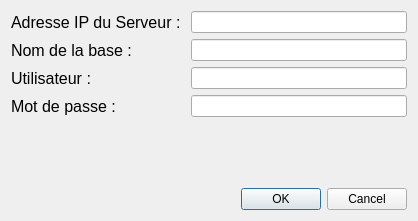
<?xml version="1.0" encoding="UTF-8"?>
<ui version="4.0">
 <class>connexion</class>
 <widget class="QDialog" name="connexion">
  <property name="geometry">
   <rect>
    <x>0</x>
    <y>0</y>
    <width>418</width>
    <height>221</height>
   </rect>
  </property>
  <property name="windowTitle">
   <string>Dialog</string>
  </property>
  <layout class="QVBoxLayout" name="verticalLayout">
   <item>
    <layout class="QFormLayout" name="formLayout">
     <item row="0" column="0">
      <widget class="QLabel" name="label">
       <property name="font">
        <font>
         <pointsize>12</pointsize>
        </font>
       </property>
       <property name="text">
        <string>Adresse IP du Serveur : </string>
       </property>
      </widget>
     </item>
     <item row="0" column="1">
      <widget class="QLineEdit" name="lineEditServeurIP"/>
     </item>
     <item row="2" column="0">
      <widget class="QLabel" name="label_2">
       <property name="font">
        <font>
         <pointsize>12</pointsize>
        </font>
       </property>
       <property name="text">
        <string>Nom de la base : </string>
       </property>
      </widget>
     </item>
     <item row="2" column="1">
      <widget class="QLineEdit" name="lineEditBase"/>
     </item>
     <item row="5" column="0">
      <widget class="QLabel" name="label_3">
       <property name="font">
        <font>
         <pointsize>12</pointsize>
        </font>
       </property>
       <property name="text">
        <string>Utilisateur :</string>
       </property>
      </widget>
     </item>
     <item row="5" column="1">
      <widget class="QLineEdit" name="lineEditUtilisateur"/>
     </item>
     <item row="7" column="0">
      <widget class="QLabel" name="label_4">
       <property name="font">
        <font>
         <pointsize>12</pointsize>
        </font>
       </property>
       <property name="text">
        <string>Mot de passe :</string>
       </property>
      </widget>
     </item>
     <item row="7" column="1">
      <widget class="QLineEdit" name="lineEditPassword"/>
     </item>
    </layout>
   </item>
   <item>
    <widget class="QDialogButtonBox" name="buttonBox">
     <property name="orientation">
      <enum>Qt::Horizontal</enum>
     </property>
     <property name="standardButtons">
      <set>QDialogButtonBox::Cancel|QDialogButtonBox::Ok</set>
     </property>
    </widget>
   </item>
  </layout>
 </widget>
 <resources/>
 <connections>
  <connection>
   <sender>buttonBox</sender>
   <signal>accepted()</signal>
   <receiver>connexion</receiver>
   <slot>accept()</slot>
   <hints>
    <hint type="sourcelabel">
     <x>248</x>
     <y>254</y>
    </hint>
    <hint type="destinationlabel">
     <x>157</x>
     <y>274</y>
    </hint>
   </hints>
  </connection>
  <connection>
   <sender>buttonBox</sender>
   <signal>rejected()</signal>
   <receiver>connexion</receiver>
   <slot>reject()</slot>
   <hints>
    <hint type="sourcelabel">
     <x>316</x>
     <y>260</y>
    </hint>
    <hint type="destinationlabel">
     <x>286</x>
     <y>274</y>
    </hint>
   </hints>
  </connection>
 </connections>
</ui>
